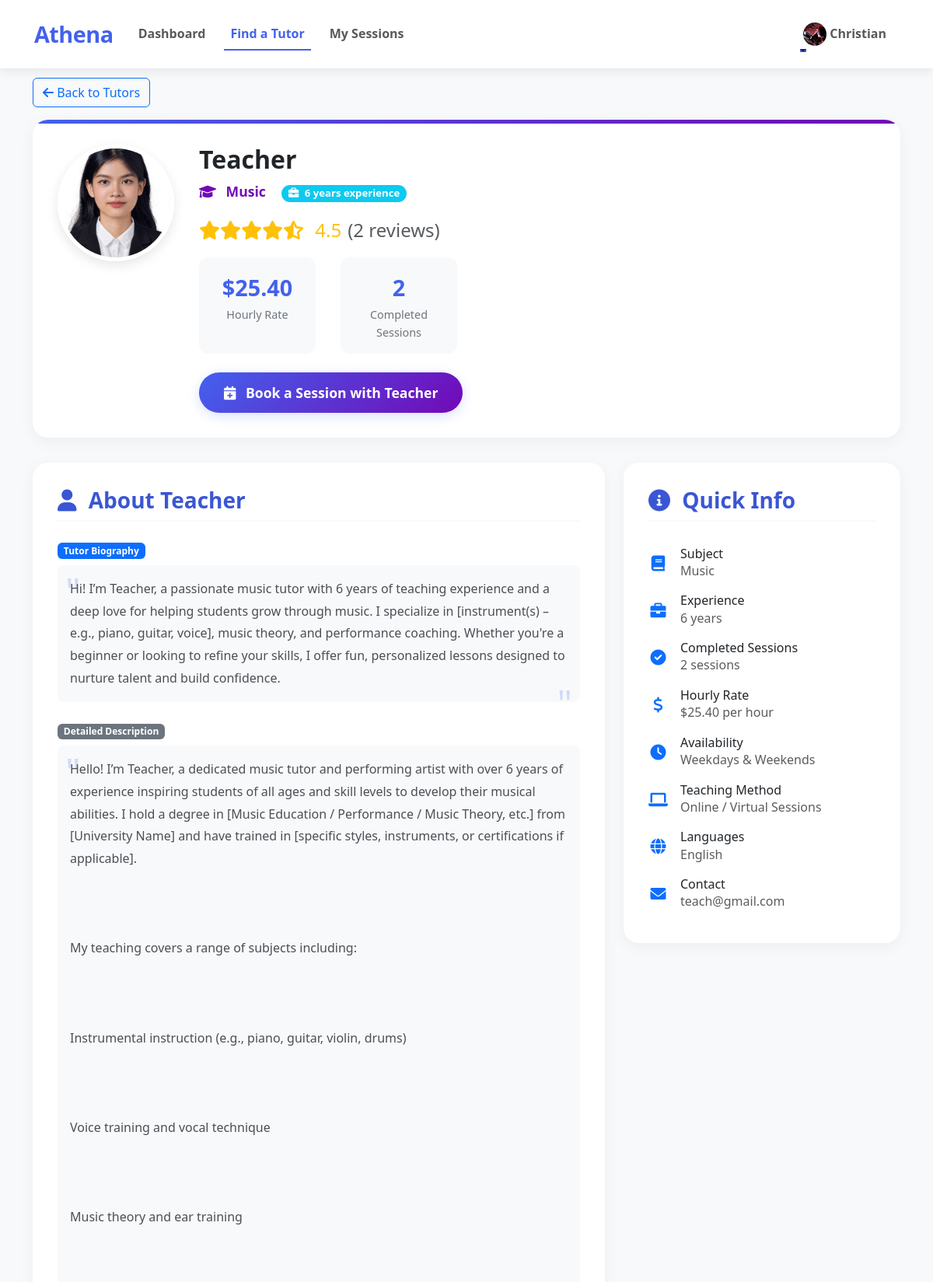
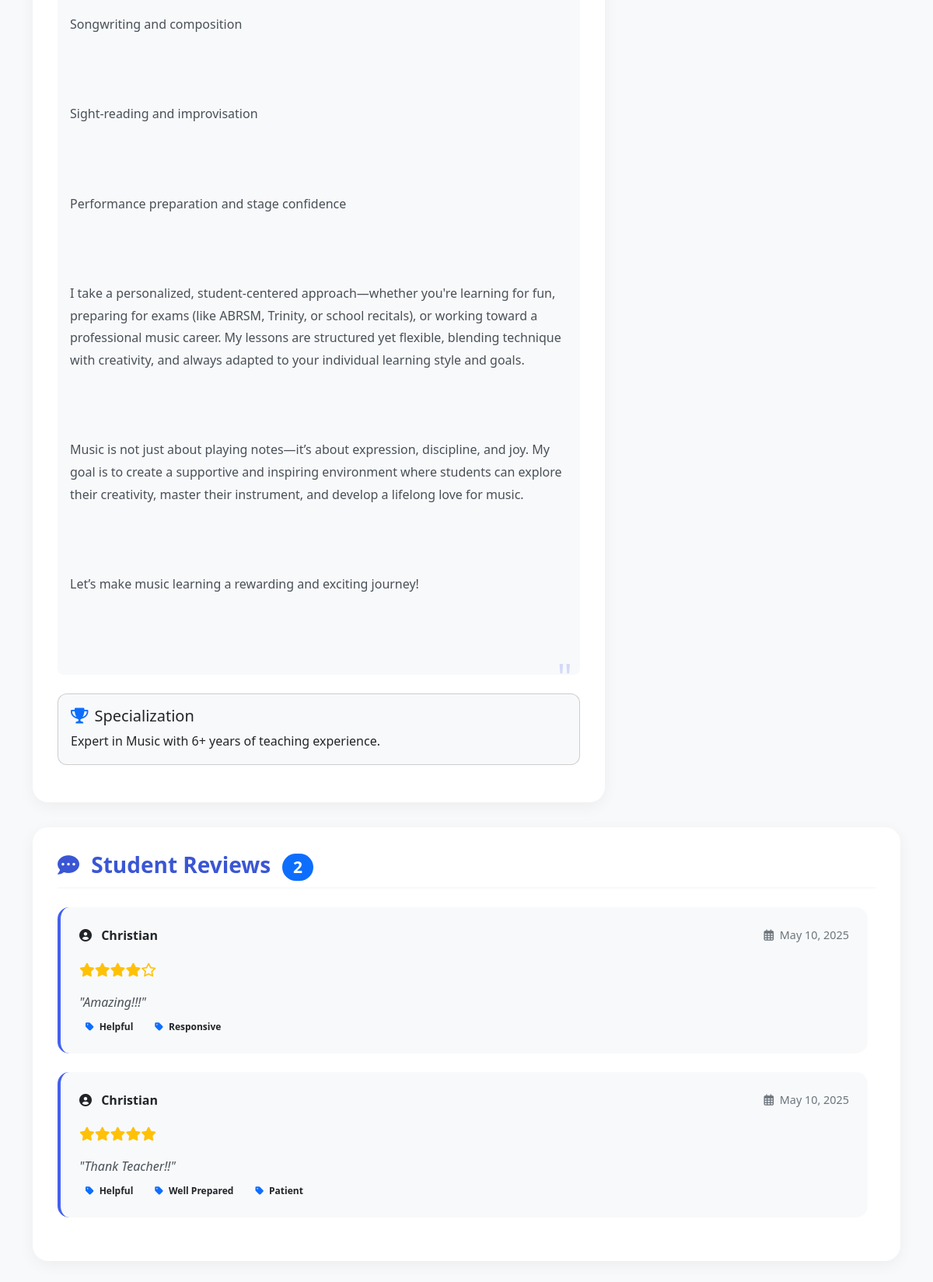
/view-tutor-profile.php?tutor_id=1 (signed in), run on the app's committed database (2 pictures, top to bottom).
### tables this page shows
CREATE TABLE `students` (
  `id` int(11) NOT NULL,
  `name` varchar(100) NOT NULL,
  `email` varchar(100) NOT NULL,
  `phone` varchar(20) DEFAULT NULL,
  `password` varchar(255) NOT NULL,
  `status` enum('active','inactive') DEFAULT 'active',
  `created_at` timestamp NOT NULL DEFAULT current_timestamp(),
  `phone_number` varchar(20) DEFAULT NULL,
  `profile_image` varchar(255) DEFAULT NULL
);

CREATE TABLE `tutors` (
  `id` int(11) NOT NULL,
  `name` varchar(100) NOT NULL,
  `email` varchar(100) NOT NULL,
  `phone` varchar(20) DEFAULT NULL,
  `password` varchar(255) NOT NULL,
  `status` enum('active','inactive') DEFAULT 'active',
  `profile_image` varchar(255) DEFAULT NULL,
  `created_at` timestamp NOT NULL DEFAULT current_timestamp(),
  `specialty` varchar(255) DEFAULT NULL,
  `description` text DEFAULT NULL,
  `rating` decimal(3,2) DEFAULT 0.00,
  `hourly_rate` decimal(10,2) DEFAULT 0.00,
  `experience` int(11) DEFAULT 0 COMMENT 'Years of teaching experience',
  `bio` text DEFAULT NULL COMMENT 'Tutor biography/profile description',
  `phone_number` varchar(20) DEFAULT NULL COMMENT 'Tutors contact phone number'
);

CREATE TABLE `bookings` (
  `id` int(11) NOT NULL,
  `student_id` int(11) NOT NULL,
  `tutor_id` int(11) NOT NULL,
  `session_date` date NOT NULL,
  `session_time` time NOT NULL,
  `status` enum('pending','accepted','declined','completed','confirmed') DEFAULT 'pending',
  `payment_method` varchar(50) DEFAULT NULL,
  `proof_file_path` varchar(255) DEFAULT NULL,
  `created_at` timestamp NOT NULL DEFAULT current_timestamp(),
  `notes` text DEFAULT NULL,
  `updated_at` timestamp NOT NULL DEFAULT current_timestamp() ON UPDATE current_timestamp(),
  `rating` int(11) DEFAULT NULL,
  `feedback` text DEFAULT NULL
);

### view-tutor-profile.php (the view, shortened to what the rows shown need)
<?php
require 'db.php';
$student_id = $_SESSION['user_id'];
$stmt_student = $conn->prepare("SELECT * FROM students WHERE id = ?");
$stmt_student->execute([$student_id]);
$student = $stmt_student->fetch();
$tutor_id = $_GET['tutor_id'];
$stmt_tutor = $conn->prepare("
    SELECT id, name, specialty, description, profile_image, hourly_rate, experience, bio, email
    FROM tutors
    WHERE id = ? AND status = 'active'
");
$stmt_tutor->execute([$tutor_id]);
$tutor = $stmt_tutor->fetch();
$stmt_rating = $conn->prepare("
    SELECT AVG(rating) as avg_rating, COUNT(rating) as review_count
    FROM bookings
    WHERE tutor_id = ? AND rating IS NOT NULL
");
$stmt_rating->execute([$tutor_id]);
$rating_data = $stmt_rating->fetch();
$avg_rating = $rating_data['avg_rating'] ? round($rating_data['avg_rating'], 1) : 0;
$review_count = $rating_data['review_count'] ?? 0;
$stmt_reviews = $conn->prepare("
    SELECT b.rating, b.feedback, b.created_at, s.name as student_name
    FROM bookings b
    JOIN students s ON b.student_id = s.id
    WHERE b.tutor_id = ? AND b.feedback IS NOT NULL AND b.feedback != ''
    ORDER BY b.created_at DESC
    LIMIT 10
");
$stmt_reviews->execute([$tutor_id]);
$reviews = $stmt_reviews->fetchAll();
?>
<!DOCTYPE html>
<html lang="en">
<head>
    <link rel="stylesheet" href="https://cdn.jsdelivr.net/npm/bootstrap@5.3.0/dist/css/bootstrap.min.css">
    <link rel="stylesheet" href="https://cdnjs.cloudflare.com/ajax/libs/font-awesome/6.0.0/css/all.min.css">
</head>
<body>
    <nav class="navbar navbar-expand-lg navbar-light">
        <div class="container">
            <div class="collapse navbar-collapse" id="navbarNav">
                <ul class="navbar-nav">
                    <li class="nav-item dropdown">
                        <a class="nav-link dropdown-toggle d-flex align-items-center" href="#" id="navbarDropdown" role="button" data-bs-toggle="dropdown">
                            <?php if (isset($student['profile_image']) && !empty($student['profile_image'])): ?>
                                <img src="<?php echo htmlspecialchars($student['profile_image']); ?>" alt="Profile" class="nav-profile-img me-1">
                            <?php else: ?>
                                <i class="fas fa-user-circle me-1"></i>
                            <?php endif; ?>
                            <?php echo htmlspecialchars($student['name']); ?>
                        </a>
                    </li>
                </ul>
            </div>
        </div>
    </nav>
    <div class="container mt-4 mb-5">
        <div class="profile-header">
            <div class="d-flex profile-info">
                <img src="<?php echo !empty($tutor['profile_image']) ? htmlspecialchars($tutor['profile_image']) : 'uploads/profile_images/default-avatar.png'; ?>"
                     class="profile-image" alt="<?php echo htmlspecialchars($tutor['name']); ?>"
                     onerror="this.src='https://ui-avatars.com/api/?name=<?php echo urlencode($tutor['name']); ?>&background=4361ee&color=fff&size=150'">
                <div>
                    <h1 class="profile-name"><?php echo htmlspecialchars($tutor['name']); ?></h1>
                    <p class="profile-specialty">
                        <?php if (!empty($tutor['specialty'])): ?>
                            <i class="fas fa-graduation-cap me-2"></i>
                            <strong><?php echo htmlspecialchars($tutor['specialty']); ?></strong>
                        <?php else: ?>
                            <i class="fas fa-user-graduate me-2"></i> General Tutor
                        <?php endif; ?>
                        <?php if (isset($tutor['experience']) && $tutor['experience'] > 0): ?>
                            <span class="ms-3 badge bg-info text-white rounded-pill">
                                <i class="fas fa-briefcase me-1"></i>
                                <?php echo intval($tutor['experience']); ?> <?php echo intval($tutor['experience']) === 1 ? 'year' : 'years'; ?> experience
                            </span>
                        <?php endif; ?>
                    </p>
                    <div class="rating-stars-large mb-3">
                        <?php
                        for ($i = 1; $i <= 5; $i++) {
                            if ($i <= floor($avg_rating)) {
                                echo '<i class="fas fa-star"></i>';
                            } elseif ($i - $avg_rating < 1 && $i - $avg_rating > 0) {
                                echo '<i class="fas fa-star-half-alt"></i>';
                            } else {
                                echo '<i class="far fa-star"></i>';
                            }
                        }
                        echo $avg_rating > 0 ? " <span class='ms-2'>$avg_rating</span>" : "<span class='ms-2 text-muted'>(No ratings yet)</span>";
                        if ($review_count > 0) {
                            echo "<span class='text-muted ms-2'>($review_count " . ($review_count === 1 ? "review" : "reviews") . ")</span>";
                        }
                        ?>
                    </div>
                    <div class="profile-stats">
                        <?php if (isset($tutor['hourly_rate']) && $tutor['hourly_rate']): ?>
                            <div class="stat-item">
                                <div class="stat-value">$<?php echo number_format($tutor['hourly_rate'], 2); ?></div>
                                <p class="stat-label">Hourly Rate</p>
                            </div>
                        <?php endif; ?>
                        <div class="stat-item">
                        </div>
                    </div>
                    <div>
                        <a href="book-session.php?tutor_id=<?php echo $tutor['id']; ?>" class="btn btn-book">
                            <i class="fas fa-calendar-plus me-2"></i> Book a Session with <?php echo htmlspecialchars(explode(' ', $tutor['name'])[0]); ?>
                        </a>
                    </div>
                </div>
            </div>
        </div>
        <div class="row">
            <div class="col-lg-8">                <div class="profile-section">
                    <h3 class="section-title">
                        <i class="fas fa-user me-2"></i> About <?php echo htmlspecialchars(explode(' ', $tutor['name'])[0]); ?>
                    </h3>                    <?php if (!empty($tutor['bio'])): ?>
                        <div class="mb-4">
                            <span class="badge bg-primary mb-2">Tutor Biography</span>
                            <p class="bio-text"><?php echo nl2br(htmlspecialchars($tutor['bio'])); ?></p>
                        </div>
                    <?php endif; ?>
                    <?php if (!empty($tutor['description'])): ?>
                        <div class="mb-4">
                            <span class="badge bg-secondary mb-2">Detailed Description</span>
                            <p class="bio-text"><?php echo nl2br(htmlspecialchars($tutor['description'])); ?></p>
                        </div>
                    <?php endif; ?>
                      <div class="row mt-4">
                        <div class="col-md-12">
                            <div class="card bg-light mb-3">
                                <div class="card-body">
                                    <h5 class="card-title"><i class="fas fa-trophy me-2 text-primary"></i>Specialization</h5>
                                    <p class="card-text">
                                        <?php if (!empty($tutor['specialty'])): ?>
                                            Expert in <?php echo htmlspecialchars($tutor['specialty']); ?> with
                                            <?php echo !empty($tutor['experience']) ? intval($tutor['experience']) . '+ years' : 'extensive'; ?>
                                            of teaching experience.
                                        <?php else: ?>
                                            Experienced educator with a passion for helping students achieve academic excellence.
                                        <?php endif; ?>
                                    </p>
                                </div>
                            </div>
                        </div>
                    </div>
                </div>
            </div>
            <div class="col-lg-4">
                <div class="profile-section">
                                        <ul class="list-group list-group-flush">
                        <?php if (!empty($tutor['specialty'])): ?>
                        <li class="list-group-item border-0 px-0">
                            <div class="d-flex align-items-center">
                                <div class="flex-shrink-0">
                                    <i class="fas fa-book text-primary fa-fw fa-lg me-3"></i>
                                </div>
                                <div>
                                    <h6 class="mb-0">Subject</h6>
                                    <p class="mb-0 text-muted"><?php echo htmlspecialchars($tutor['specialty']); ?></p>
                                </div>
                            </div>
                        </li>
                        <?php endif; ?>
                        <?php if (!empty($tutor['experience'])): ?>
                        <li class="list-group-item border-0 px-0">
                            <div class="d-flex align-items-center">
                                <div class="flex-shrink-0">
                                    <i class="fas fa-briefcase text-primary fa-fw fa-lg me-3"></i>
                                </div>
                                <div>
                                    <h6 class="mb-0">Experience</h6>
                                    <p class="mb-0 text-muted"><?php echo intval($tutor['experience']); ?> <?php echo intval($tutor['experience']) === 1 ? 'year' : 'years'; ?></p>
                                </div>
                            </div>
                        </li>
                        <?php endif; ?>
                        <?php if (isset($tutor['hourly_rate']) && $tutor['hourly_rate']): ?>
                        <li class="list-group-item border-0 px-0">
                            <div class="d-flex align-items-center">
                                <div class="flex-shrink-0">
                                    <i class="fas fa-dollar-sign text-primary fa-fw fa-lg me-3"></i>
                                </div>
                                <div>
                                    <h6 class="mb-0">Hourly Rate</h6>
                                    <p class="mb-0 text-muted">$<?php echo number_format($tutor['hourly_rate'], 2); ?> per hour</p>
                                </div>
                            </div>
                        </li>
                        <?php endif; ?>
                        <li class="list-group-item border-0 px-0">
                            <div class="d-flex align-items-center">
                                <div>
                                    <h6 class="mb-0">Contact</h6>
                                    <p class="mb-0 text-muted"><?php echo !empty($tutor['email']) ? htmlspecialchars($tutor['email']) : 'Contact through platform'; ?></p>
                                </div>
                            </div>
                        </li>
                    </ul>
                </div>
            </div>
        </div>
        <?php if (count($reviews) > 0 || $review_count > 0): ?>
        <div class="profile-section">
                        <div class="reviews-container">
                <?php if (count($reviews) > 0): ?>
                    <?php foreach ($reviews as $review): ?>
                        <div class="review-card">
                            <div class="review-header">
                                <div class="reviewer-name">
                                    <i class="fas fa-user-circle me-2"></i>
                                    <?php echo htmlspecialchars($review['student_name']); ?>
                                </div>
                                <div class="review-date">
                                    <i class="far fa-calendar-alt me-1"></i>
                                    <?php echo date('M d, Y', strtotime($review['created_at'])); ?>
                                </div>
                            </div>
                            <div class="review-stars">
                                <?php
                                $rating = $review['rating'];
                                for ($i = 1; $i <= 5; $i++) {
                                    if ($i <= $rating) {
                                        echo '<i class="fas fa-star"></i>';
                                    } else {
                                        echo '<i class="far fa-star"></i>';
                                    }
                                }
                                ?>
                            </div>
                            <div class="review-text">
                                "<?php echo nl2br(htmlspecialchars($review['feedback'])); ?>"
                            </div>
                            <div class="review-tags mt-2">
                                <?php
                                    $possibleTags = ['Helpful', 'Patient', 'Knowledgeable', 'Clear Explanations', 'Well Prepared', 'Responsive'];
                                    $tagCount = min(3, max(1, round($rating / 2)));
                                    shuffle($possibleTags);
                                    $selectedTags = array_slice($possibleTags, 0, $tagCount);
                                    foreach ($selectedTags as $tag):
                                ?>
                                    <span class="badge bg-light text-dark me-1 px-2 py-1">
                                        <i class="fas fa-tag me-1 text-primary"></i> <?php echo $tag; ?>
                                    </span>
                                <?php endforeach; ?>
                            </div>
                        </div>
                    <?php endforeach; ?>
                <?php endif; ?>
            </div>
        </div>
        <?php endif; ?>
    </div>
</body>
</html>

### data on the page
students: profile_image (picture), name "Christian"
tutors: profile_image (picture), name "Teacher", specialty "Music", experience "6", hourly_rate "25.40", bio "Hi! I’m Teacher, a passionate music tutor with 6 years of teaching experience and a deep love for helping students grow through music. I specialize in [instrument(s) – e.g., piano, guitar, voice], music theory, and performance coaching. Whether you're a beginner or looking to refine your skills, I offer fun, personalized lessons designed to nurture talent and build confidence.", description "Hello! I’m Teacher, a dedicated music tutor and performing artist with over 6 years of experience inspiring students of all ages and skill levels to develop their musical abilities. I hold a degree in [Music Education / Performance / Music Theory, etc.] from [University Name] and have trained in [specific styles, instruments, or certifications if applicable]. My teaching covers a range of subjects including: Instrumental instruction (e.g., piano, guitar, violin, drums) Voice training and vocal technique Music theory and ear training Songwriting and composition Sight-reading and improvisation Performance preparation and stage confidence I take a personalized, student-centered…", email "teach@gmail.com"
bookings: students.name "Christian", created_at "May 10, 2025", feedback "Amazing!!!", rating "Helpful", rating "Responsive"
bookings: students.name "Christian", created_at "May 10, 2025", feedback "Thank Teacher!!", rating "Helpful", rating "Well Prepared", rating "Patient"

### other printed values
$avg_rating "4.5"
$review_count "2"
$completed_sessions "2"
